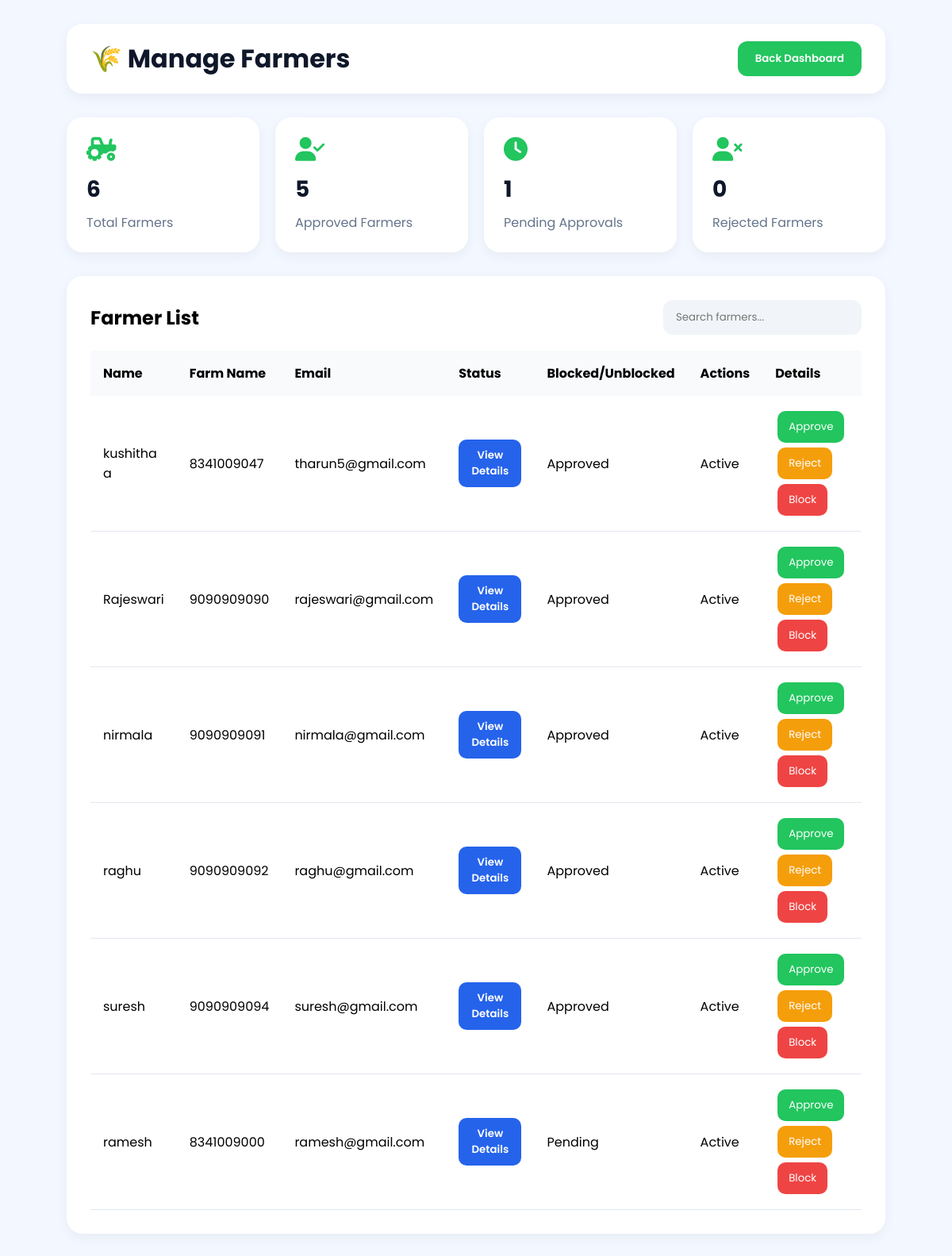
The app's page /manage-farmers.html, older data.
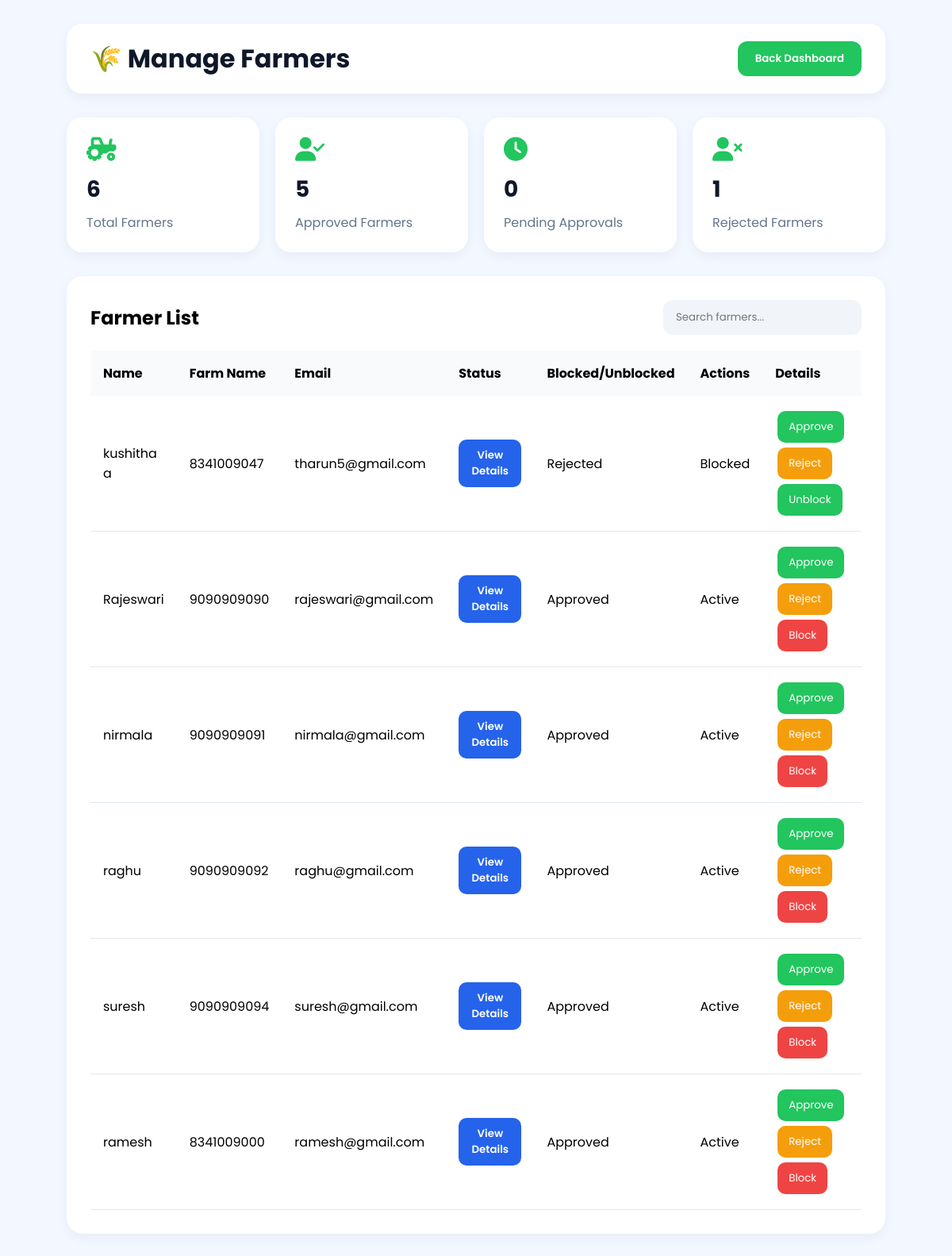
The same page, newer data.
### tables this page shows
CREATE TABLE users (
            id INTEGER PRIMARY KEY AUTOINCREMENT,
            fullname TEXT NOT NULL,
            email TEXT UNIQUE NOT NULL,
            phone TEXT UNIQUE NOT NULL,
            password TEXT NOT NULL,
            role TEXT NOT NULL
        , status TEXT DEFAULT 'Pending', is_blocked INTEGER DEFAULT 0, verified INTEGER DEFAULT 0);

### app.py (the view)
@app.route("/manage-farmers.html")
def manageFarmers():
    conn = get_db_connection()
    farmers = conn.execute(
        """
        SELECT *
        FROM users
        WHERE role='farmer'
        """
    ).fetchall()
    total_farmers = conn.execute(
        """
        SELECT COUNT(*) as total
        FROM users
        WHERE role='farmer'
        """
    ).fetchone()["total"]
    approved_farmers = conn.execute(
        """
        SELECT COUNT(*) as total
        FROM users
        WHERE role='farmer'
        AND status='Approved'
        """
    ).fetchone()["total"]
    pending_farmers = conn.execute(
        """
        SELECT COUNT(*) as total
        FROM users
        WHERE role='farmer'
        AND status='Pending'
        """
    ).fetchone()["total"]
    rejected_farmers = conn.execute(
        """
        SELECT COUNT(*) as total
        FROM users
        WHERE role='farmer'
        AND status='Rejected'
        """
    ).fetchone()["total"]
    conn.close()
    return render_template(
        "manage-farmers.html",
        farmers=farmers,
        total_farmers=total_farmers,
        approved_farmers=approved_farmers,
        pending_farmers=pending_farmers,
        rejected_farmers=rejected_farmers
    )

### db.py (called while the page is built)
def get_db_connection():
    conn = sqlite3.connect("database.db")
    conn.row_factory = sqlite3.Row
    return conn

### templates/manage-farmers.html (shortened to what this page needs)
<!DOCTYPE html>
<html lang="en">
<head>
<link rel="stylesheet"
href="https://cdnjs.cloudflare.com/ajax/libs/font-awesome/6.5.1/css/all.min.css"/>
</head>
<body>
<div class="topbar">
    <h1>🌾 Manage Farmers</h1>
    <a href="admin-dashboard.html">
        <button class="back-btn">
            Back Dashboard
        </button>
    </a>
</div>
<div class="stats">
    <div class="stat-card">
        <i class="fa-solid fa-tractor"></i>
        <h2 id="totalFarmers">{{ total_farmers }}</h2>
        <p>Total Farmers</p>
    </div>
    <div class="stat-card">
        <i class="fa-solid fa-user-check"></i>
        <h2 id="approvedFarmers">{{ approved_farmers }}</h2>
        <p>Approved Farmers</p>
    </div>
    <div class="stat-card">
        <i class="fa-solid fa-clock"></i>
        <h2 id="pendingFarmers">{{ pending_farmers }}</h2>
        <p>Pending Approvals</p>
    </div>
    <div class="stat-card">
        <i class="fa-solid fa-user-xmark"></i>
        <h2 id="rejectedFarmers">{{ rejected_farmers }}</h2>
        <p>Rejected Farmers</p>
    </div>
</div>
<div class="farmers-box">
    <div class="farmers-header">
        <h2>Farmer List</h2>
        <input type="text"
        id="searchInput"
        placeholder="Search farmers..."
        onkeyup="searchFarmers()">
    </div>
    <table>
        <thead>
            <tr>
                <th>Name</th>
                <th>Farm Name</th>
                <th>Email</th>
                <th>Status</th>
                <th>Blocked/Unblocked</th>
                <th>Actions</th>
                <th>Details</th>
            </tr>
        </thead>
<tbody>
   {% for farmer in farmers %}
<tr>
    <td>{{ farmer.fullname }}</td>
    <td>{{ farmer.phone }}</td>
    <td>{{ farmer.email }}</td>
   <td>
    <a href="/admin-farmer-details/{{ farmer.id }}">
        <button class="view-btn">
            View Details
        </button>
    </a>
</td>
    <td>{{ farmer.status }}</td>
    <td>
        {% if farmer.is_blocked == 1 %}
            Blocked
        {% else %}
            Active
        {% endif %}
    </td>
    <td>
        <a href="/approve-farmer/{{ farmer.id }}">
            <button class="approve-btn">
                Approve
            </button>
        </a>
        <a href="/reject-farmer/{{ farmer.id }}">
            <button class="reject-btn">
                Reject
            </button>
        </a>
{% if farmer.is_blocked == 0 %}
<a href="/block-user/{{ farmer.id }}">
    <button class="delete-btn">
        Block
    </button>
</a>
{% else %}
<a href="/unblock-user/{{ farmer.id }}">
    <button class="approve-btn">
        Unblock
    </button>
</a>
{% endif %}
    </td>
</tr>
{% endfor %}
</tbody>
    </table>
</div>
</body>
</html>

Row changes from the older to the newer data that the page shows:
changed users "kushitha a": status "Approved" → "Rejected"; is_blocked "Active Block" → "Blocked Unblock"
changed users "ramesh": status "Pending" → "Approved"
Text that changed along with them:
{{ pending_farmers }}: "1" → "0"
{{ rejected_farmers }}: "0" → "1"
